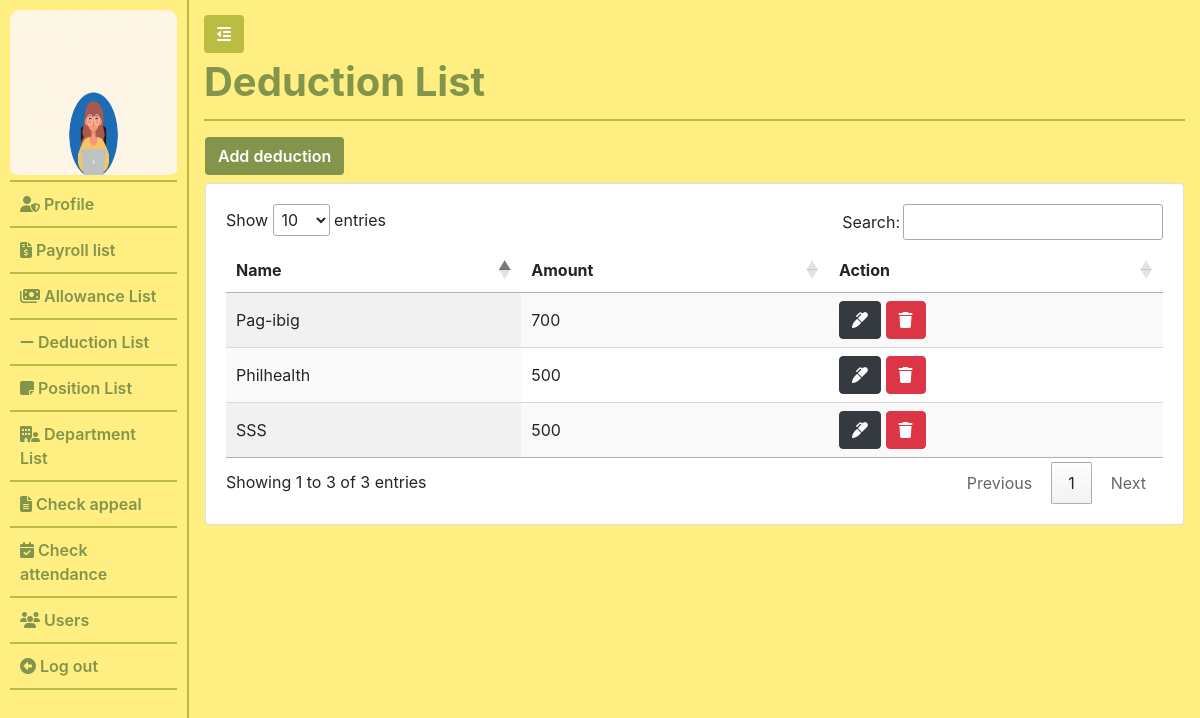
Screenshot of /admin/admin_deduction.php (signed in) with the database file from the repository.
### tables this page shows
CREATE TABLE `users` (
  `id` int(11) NOT NULL,
  `username` varchar(255) NOT NULL,
  `password` varchar(255) NOT NULL,
  `first_name` varchar(64) NOT NULL,
  `last_name` varchar(64) NOT NULL,
  `user_role` varchar(255) NOT NULL,
  `user_image` varchar(255) DEFAULT NULL,
  `qr_code` varchar(255) NOT NULL,
  `qrcode_path` text NOT NULL,
  `position_id` int(11) NOT NULL
);

CREATE TABLE `deduction` (
  `id` int(11) NOT NULL,
  `name` varchar(255) NOT NULL,
  `amount` int(11) NOT NULL
);

### common/classes/Session_user.php (called while the page is built, shortened)
<?php
    Class Session{
        private $id;
        public function get_user_id(){
            return $this->id;
        }
        public function check_if_logged_in(){
            if(isset($_SESSION['id']) && isset($_SESSION['user_role'])){
                $this->id = $_SESSION['id'];
            }else{
                unset($this->id);
                unset($this->user_role);
                $this->logged_in = false;
            }
        }
    }
    $session = new Session();

### common/classes/Database.php (called while the page is built, shortened)
<?php
    class Database{
        private $connection;
        public $servername = "localhost";
        public $user = "root";
        public $password = "";
        public $database_name = "ams_with_qrcode";
        public function connect_database(){
            $db = new mysqli($this->servername, $this->user, $this->password, $this->database_name);
            $this->connection = $db;
        }
        public function query($sql){
            $result =  $this->connection->query($sql);
            return $result;
        }
    }
    $database = new Database();
?>

### common/classes/DB_object.php (called while the page is built, shortened)
<?php
    class DB_object{
        protected static $db_name = "users";
        public static function find_by_id( $id){
            $result = static::find_by_query("SELECT * FROM " . static::$db_name . " WHERE id = $id");
            return (!empty($result)) ? array_shift($result) : false;
        }
        public static function find_all(){
            $result = static::find_by_query("SELECT * FROM ". static::$db_name);
            return (!empty($result)) ? $result: false;
        }
        public static function find_by_query($sql){
            global $database;
            $result_query = $database->query($sql);
            $the_object_array = [];
            while($row = mysqli_fetch_assoc($result_query)){
                $the_object_array[] = static::instantiation($row);
            }
            return $the_object_array;
        }
        public static function instantiation($row){
            $called_object = new $get_called_class;
            foreach($row as $attribute => $value){
                if($called_object->has_attribute($attribute)){
                    $called_object->$attribute = $value;
                }
            }
            return $called_object;
        }
        public function has_attribute($attribute){
            $object_properties = get_object_vars($this);
            return array_key_exists($attribute, $object_properties);
        }
    }
?>

### common/classes/User.php (called while the page is built, shortened)
<?php
    class User extends DB_object{
        public $user_image;
        private $upload_directory = "..".DS."admin".DS.'images';
        private $img_placeholder = "https://place-hold.it/128x128?text=User+image";
        public function display_user_photo(){
            return (empty($this->user_image)) ? $this->img_placeholder : $this->upload_directory.DS.$this->user_image;
        }
    }
?>

### admin/admin_deduction.php (the view, shortened to what this page needs)
<?php require_once "includes/header.php" ?>
<?php
    $all_deduction = Deduction::find_all();
?>
                <?php require_once "includes/side-nav.php" ?>
                <div class="page-wrapper">
                    <button class="btn toggle-icon">
                        <span> <i class="fas fa-outdent"></i> </span>
                    </button>
                    <div class="page-header">
                        <h1 class="">Deduction List</h1>
                    </div>
                        <div class="row">
                            <div class="col-lg-12 p-3">
                                <a href="admin_add_deduction.php" class="btn add_deduction_btn mb-2">Add deduction</a>
                            <div class="card  ">
                              <div class="card-body">
                              <table id="deduction_table" class="display hover table-responsive-lg">
                                <thead>
                                    <tr>
                                        <th>Name</th>
                                        <th>Amount</th>
                                        <th>Action</th>
                                    </tr>
                                </thead>
                                <tbody>
                                    <?php
                                        foreach ($all_deduction as $deduction) {
                                            echo "<tr dId={$deduction->id}>";
                                            echo "<td>" . $deduction->name . "</td>";
                                            echo "<td>" . $deduction->amount . "</td>";
                                            echo "<td> <span>
                                                        <a href='admin_edit_deduction.php?dId={$deduction->id}' class='btn btn-dark'> <i class='fas fa-marker'></i> </a>
                                                        <button title='Delete' type='submit' class='btn btn-danger delete_btn' deductionId={$deduction->id} > <i class='fas fa-trash'></i> </button>
                                                    </span> </td>";
                                            echo "</tr>";
                                        }
                                    ?>
                                </tbody>
                            </table>
                              </div>
                            </div>
                            </div>
                        </div>
                </div>
        <?php require_once "includes/footer.php" ?>

### admin/includes/side-nav.php
<div id="my-nav" class="side-nav">
                        <ul class="navbar-nav flex-column vertical-nav">
                            <div class="user-image-container">
                                <img src="<?= $user->display_user_photo() ?>" alt="" id="user_image">
                            </div>
                                <li class="nav-item ">
                                    <a class="nav-link" href="profile.php"> <i class="fas fa-user-shield"></i> Profile</a>
                                </li>
                                <li class="nav-item">
                                    <a class="nav-link " href="payroll.php" > <i class="fas fa-file-invoice-dollar"></i> Payroll list</a>
                                </li>
                                <li class="nav-item">
                                    <a class="nav-link " href="allowance.php" > <i class="fas fa-money-bills"></i> Allowance List</a>
                                </li>
                                <li class="nav-item">
                                    <a class="nav-link " href="admin_deduction.php" > <i class="fas fa-minus"></i> Deduction List</a>
                                </li>
                                <li class="nav-item">
                                    <a class="nav-link " href="position_list.php" > <i class="fas fa-note-sticky"></i> Position List</a>
                                </li>
                                <li class="nav-item">
                                    <a class="nav-link " href="admin_department.php" > <i class="fas fa-building-user"></i> Department List</a>
                                </li>
                                <li class="nav-item">
                                    <a class="nav-link " href="admin_appeal.php" > <i class="fas fa-file-lines"></i> Check appeal</a>
                                </li>
                                <li class="nav-item">
                                    <a class="nav-link " href="check_attendance.php" > <i class="fas fa-calendar-check"></i> Check attendance</a>
                                </li>
                                <li class="nav-item">
                                    <a class="nav-link " href="users.php" > <i class="fas fa-users"></i> Users</a>
                                </li>
                            <li class="nav-item">
                                <a class="nav-link " href="logout.php" > <i class="fas fa-arrow-alt-circle-left"></i> Log out</a>
                            </li>
                        </ul>
                </div>

### admin/css/style.css (style rules this page uses)
* { box-sizing: border-box; }
body,html { height: 100%; width: 100%; }
.side-nav { width: 225px; background-color: #FFEF82; padding-top: 10px; border-right: 2px solid #BABD42; }
.user-image-container { border-bottom: 2px solid #BABD42; }
#user_image { border-radius: 10px; height: 170px; width: 100%; padding-bottom: 5px; }
.side-nav ul { padding: 0px 10px; height: 100vh; }
.side-nav .nav-item .nav-link { border-bottom: 2px solid #BABD42; color: #82954B; font-weight: 600; padding: 10px; }
.page-wrapper { padding: 15px; width: 100%; background-color: #FFEF82; }
.toggle-icon { background-color: #BABD42; color: #fff; }
.page-header { padding: 5px 0; border-bottom: 2px solid #BABD42; }
.page-header h1, .title-page { color:#82954B; font-weight: 700; }
.export_btn, .update_user_btn, .attendance_action_btn, .session_message, .report_btn, .add_user_btn, .add_appeal_btn, .add_deduction_btn, .add_allowance_btn, .add_salary_btn { background-color: #82954B; color: #fff; font-weight: 600; }

### rows the page displays
users: user_image (picture)
deduction: name "Pag-ibig", amount "700"
deduction: name "SSS", amount "500"
deduction: name "Philhealth", amount "500"
